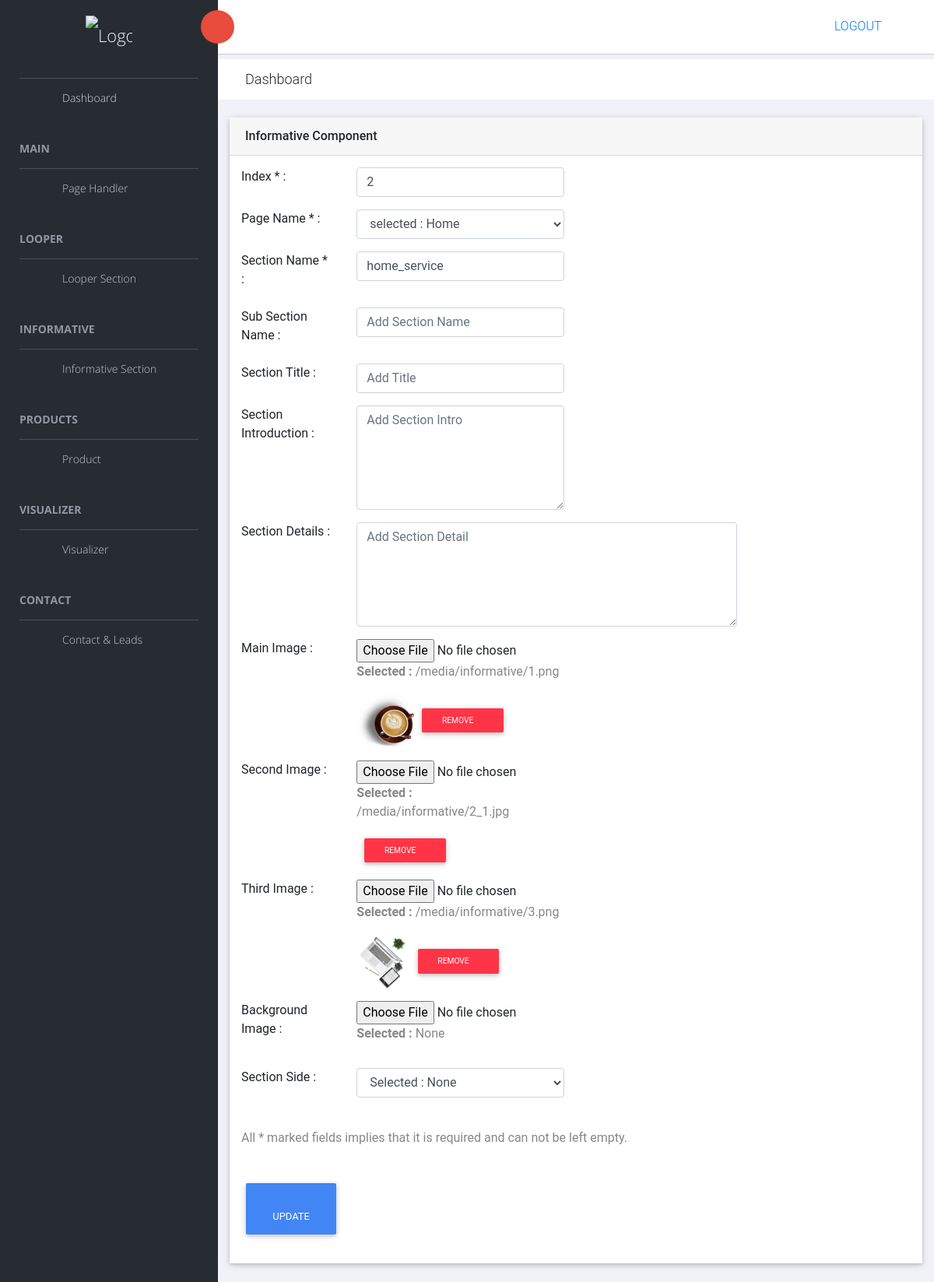
Page /panel/informative/informative_section/edit/3/ (signed in) on the committed database.
### panel/models.py (models this page shows, shortened)
class Informative_Section   (models.Model) :
    index = models.CharField(max_length=10, null=True, blank=True)
    page_name = models.CharField(max_length=100, null=True, blank=True)
    section_name = models.CharField(max_length=100, null=True, blank=True)
    sub_section_name = models.CharField(max_length=100, null=True, blank=True)
    title = models.CharField(max_length=200, null=True, blank=True)
    intro = models.TextField(null=True, blank=True)
    detail = models.TextField(null=True, blank=True)
    main_image = models.ImageField(upload_to='informative', null=True, blank=True)
    second_image = models.ImageField(upload_to='informative', null=True, blank=True)
    third_image = models.ImageField(upload_to='informative', null=True, blank=True)
    bg_image = models.ImageField(upload_to='informative', null=True, blank=True)
    side =  models.CharField(max_length=50, null=True, blank=True)

### panel/views.py (the view, shortened to what this page needs)
# urls.py: url(r"^panel/informative/informative_section/edit/(?P<pk>\d+)/$", views.informative_section_edit, name="informative_section_edit"),
def informative_section_edit(request, pk) :
    if not request.user.is_authenticated :
        return redirect('mylogin')
    try:
        informative = Informative_Section.objects.get(pk=pk)
    except Informative_Section.DoesNotExist:
        informative = None
    page = Page_Handler.objects.all()
    if informative != None :
        return render(request, 'informative_section_edit.html', {
            'informative': informative,
            'page': page,
        })
    else :
        HttpResponse("Object not found !")

### panel/templates/informative_section_edit.html (shortened to what this page needs)
{% extends 'master_back.html' %}
{% load static %}
{% block headblock %}
    <link rel="stylesheet" href="{% static 'back/vendors/datatables.net-bs4/css/dataTables.bootstrap4.min.css' %}">
    <link rel="stylesheet" href="{% static 'back/vendors/datatables.net-buttons-bs4/css/buttons.bootstrap4.min.css' %}">
    <link href="{% static 'bank/vendors/mdb/mdb.min.css' %}" rel="stylesheet">
    <link href="{% static 'back/vendors/smart-photo/smartphoto.min.css' %}" rel="stylesheet">
{% endblock %}
{% block page_content %}
    <div class="animated fadeIn">
        <div class="row">
            <div class="col-md-12">
                <div class="card" id="looper">
                    <div class="card-header">
                        <strong class="card-title">Informative Component</strong>
                    </div>
                    <div class="card-body">
                        <form action="{% url 'informative_section_edit' informative.pk %}" method="post" enctype="multipart/form-data" class="form-horizontal">
                            {% if informative != None %}
                            <div class="row form-group">
                                <div class="col-12 col-md-2">
                                    <label for="index" class=" form-control-label">Index * : </label>
                                </div>
                                <div class="col col-md-4">
                                    <input type="text" id="index" name="index" placeholder="Add Index" class="form-control" value="{{informative.index}}" required>
                                </div>
                            </div>
                            <div class="row form-group">
                                <div class="col-12 col-md-2">
                                    <label for="page_name" class=" form-control-label">Page Name * : </label>
                                </div>
                                <div class="col col-md-4">
                                    <select name="page_name" id="page_name" class="form-control" required>
                                        <option value="{{informative.page_name}}" selected>selected : {% if informative.page_name  == ' ' %} None {% else %} {{informative.page_name | capfirst}} {% endif %}</option>
                                    </select>
                                </div>
                            </div>
                            <div class="row form-group">
                                <div class="col-12 col-md-2">
                                    <label for="section_name" class=" form-control-label">Section Name * : </label>
                                </div>
                                <div class="col col-md-4">
                                    <input type="text" id="section_name" name="section_name" placeholder="Add Section Name" class="form-control" value="{{informative.section_name}}" required>
                                </div>
                            </div>
                            <div class="row form-group">
                                <div class="col-12 col-md-2">
                                    <label for="sub_section_name" class=" form-control-label">Sub Section Name : </label>
                                </div>
                                <div class="col col-md-4">
                                    <input type="text" id="sub_section_name" name="sub_section_name" placeholder="Add Section Name" class="form-control" value="{{informative.sub_section_name}}">
                                </div>
                            </div>
                            <div class="row form-group">
                                <div class="col-12 col-md-2">
                                    <label for="title" class=" form-control-label">Section Title : </label>
                                </div>
                                <div class="col col-md-4">
                                    <input type="text" id="title" name="title" placeholder="Add Title" class="form-control" value="{{informative.title}}">
                                </div>
                            </div>
                            <div class="row form-group">
                                <div class="col-12 col-md-2">
                                    <label for="intro" class=" form-control-label">Section Introduction : </label>
                                </div>
                                <div class="col col-md-4">
                                    <textarea name="intro" id="intro" cols="30" rows="5"  class="form-control" placeholder="Add Section Intro">{{ informative.intro }}</textarea>
                                </div>
                            </div>
                            <div class="row form-group">
                                <div class="col-12 col-md-2">
                                    <label for="detail" class=" form-control-label">Section Details : </label>
                                </div>
                                <div class="col col-md-7">
                                    <textarea name="detail" id="detail" cols="30" rows="5"  class="form-control" placeholder="Add Section Detail">{{ informative.detail }}</textarea>
                                </div>
                            </div>
                            <div class="row form-group">
                                <div class="col-12 col-md-2">
                                    <label for="main_image" class=" form-control-label">Main Image : </label>
                                </div>
                                <div class="col col-md-4">
                                    <input type="file" id="main_image" name="main_image" class="form-control-file">
                                    {% if informative.main_image %}
                                        <p><b>Selected : </b>{{informative.main_image.url}}</p>
                                        <a href="{% if informative.main_image %} {{informative.main_image.url}} {% endif %}" class="js-img-viewer-fit" data-caption="Rang Decor data-id="lion">
                                            <img src="{% if informative.main_image %} {{informative.main_image.url}} {% endif %}" alt="" style="height: 70px;">
                                        </a>
                                        {% if informative.main_image %}
                                            <a href="{% url 'remove_image' informative.main_image 'main_image' informative.pk %}"><button type="button" class="btn btn-danger btn-sm">Remove &nbsp;<i class="fa fa-times"></i></button></a>
                                        {% endif %}
                                    {% else %}
                                        <p><b>Selected : </b>None</p>
                                    {% endif %}
                                </div>
                            </div>
                            <div class="row form-group">
                                <div class="col-12 col-md-2">
                                    <label for="second_image" class=" form-control-label">Second Image : </label>
                                </div>
                                <div class="col col-md-4">
                                    <input type="file" id="second_image" name="second_image" class="form-control-file">
                                    {% if informative.second_image %}
                                        <p><b>Selected : </b>{{informative.second_image.url}}</p>
                                        <a href="{% if informative.second_image %} {{informative.second_image.url}} {% endif %}" class="js-img-viewer-fit" data-caption="Rang Decor data-id="lion">
                                        </a>
                                        {% if informative.second_image %}
                                            <a href="{% url 'remove_image' informative.second_image 'second_image' informative.pk %}"><button type="button" class="btn btn-danger btn-sm">Remove &nbsp;<i class="fa fa-times"></i></button></a>
                                        {% endif %}
                                    {% else %}
                                        <p><b>Selected : </b>None</p>
                                    {% endif %}
                                </div>
                            </div>
                            <div class="row form-group">
                                <div class="col-12 col-md-2">
                                    <label for="third_image" class=" form-control-label">Third Image : </label>
                                </div>
                                <div class="col col-md-4">
                                    <input type="file" id="third_image" name="third_image" class="form-control-file">
                                    {% if informative.third_image %}
                                        <p><b>Selected : </b>{{informative.third_image.url}}</p>
                                        <a href="{% if informative.third_image %} {{informative.third_image.url}} {% endif %}" class="js-img-viewer-fit" data-caption="Rang Decor data-id="lion">
                                            <img src="{% if informative.third_image %} {{informative.third_image.url}} {% endif %}" alt="" style="height: 70px;">
                                        </a>
                                        {% if informative.third_image %}
                                            <a href="{% url 'remove_image' informative.third_image 'third_image' informative.pk %}"><button type="button" class="btn btn-danger btn-sm">Remove &nbsp;<i class="fa fa-times"></i></button></a>
                                        {% endif %}
                                    {% else %}
                                        <p><b>Selected : </b>None</p>
                                    {% endif %}
                                </div>
                            </div>
                            <div class="row form-group">
                                <div class="col-12 col-md-2">
                                    <label for="bg_image" class=" form-control-label">Background Image : </label>
                                </div>
                                <div class="col col-md-4">
                                    <input type="file" id="bg_image" name="bg_image" class="form-control-file">
                                    {% if informative.bg_image %}
                                        <p><b>Selected : </b>{{informative.bg_image.url}}</p>
                                        <a href="{% if informative.bg_image %} {{informative.bg_image.url}} {% endif %}" class="js-img-viewer-fit" data-caption="Rang Decor data-id="lion">
                                            <img src="{% if informative.bg_image %} {{informative.bg_image.url}} {% endif %}" alt="" style="height: 70px;">
                                        </a>
                                        {% if informative.bg_image %}
                                            <a href="{% url 'remove_image' informative.bg_image 'bg_image' informative.pk %}"><button type="button" class="btn btn-danger btn-sm">Remove &nbsp;<i class="fa fa-times"></i></button></a>
                                        {% endif %}
                                    {% else %}
                                        <p><b>Selected : </b>None</p>
                                    {% endif %}
                                </div>
                            </div>
                            <div class="row form-group">
                                <div class="col-12 col-md-2">
                                    <label for="side" class=" form-control-label">Section Side : </label>
                                </div>
                                <div class="col col-md-4">
                                    <select name="side" id="side" class="form-control">
                                        <option value="" selected>Selected : {% if informative.side == '' %}None{% else %}{{informative.side | capfirst}}{% endif %}</option>
                                    </select>
                                </div>
                            </div>
                            <br>
                            <p>All * marked fields implies that it is required and can not be left empty.</p>
                            <br>
                            <div class="row form-group">
                                <div class="col col-md-2">
                                    <button type="submit" class="btn btn-primary"><i class="fa fa-pencil"></i> &nbsp; Update</button>
                                </div>
                            </div>
                            {% endif %}
                        </form>
                    </div>
                </div>
            </div>
        </div>
    </div>
{% endblock %}

### rows in the picture
Informative_Section: index "2", section_name "home_service", main_image "/media/informative/1.png", main_image (picture), second_image "/media/informative/2_1.jpg", third_image "/media/informative/3.png", third_image (picture), side "Selected : None"
